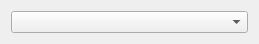
<?xml version="1.0" encoding="UTF-8"?>
<ui version="4.0">
 <class>HwSwitchEventFilterWidget</class>
 <widget class="QWidget" name="HwSwitchEventFilterWidget">
  <property name="geometry">
   <rect>
    <x>0</x>
    <y>0</y>
    <width>259</width>
    <height>38</height>
   </rect>
  </property>
  <property name="windowTitle">
   <string>Form</string>
  </property>
  <layout class="QVBoxLayout" name="verticalLayout">
   <item>
    <widget class="QComboBox" name="comboBox"/>
   </item>
  </layout>
 </widget>
 <resources/>
 <connections/>
</ui>
